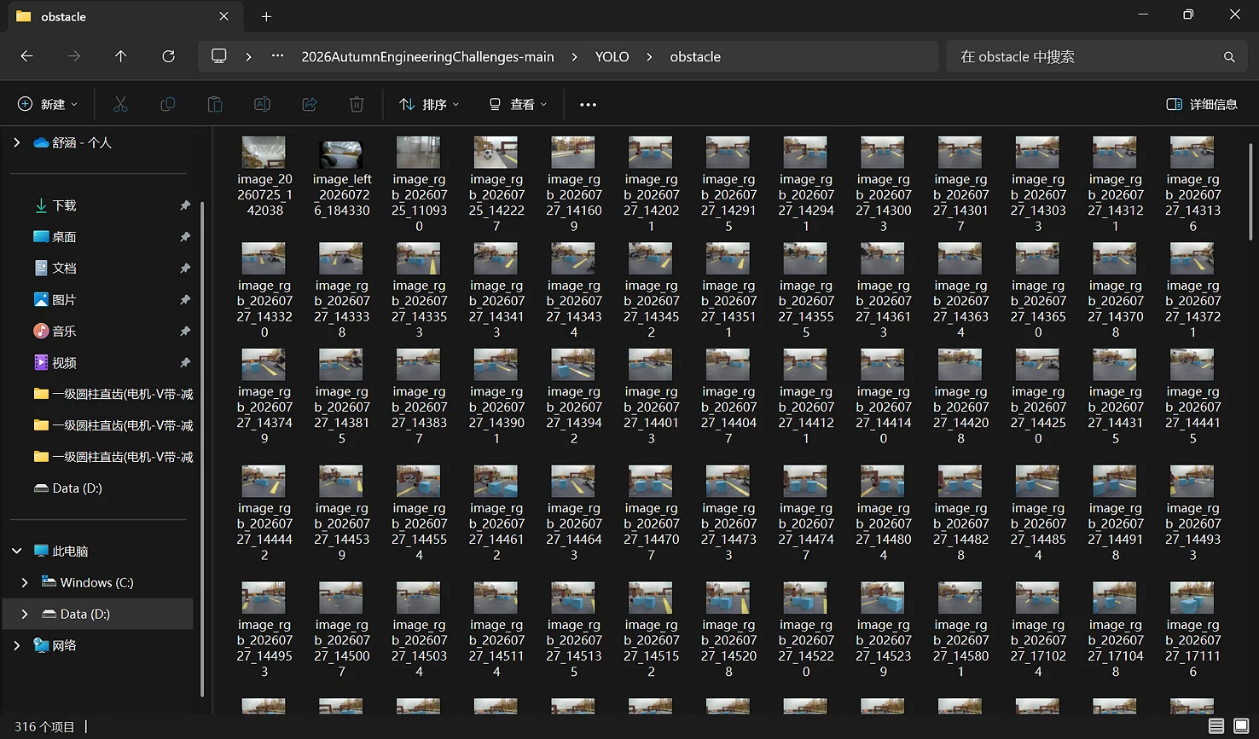
#> input picture YOLO/images/01-原始数据整理.png, 1259 x 739 px, given as the content of the folder dataset/images/train, which was not available
$ python pre_annotate.py
#> lines starting #> are read from the running program, lines starting #| are printed output that depends on the picture; after the words box and inside, x2 and y2 are one past the last pixel; in counts of white or black regions, pixels touching at a corner belong together; pictures that were not available may be replaced by others from this repository, and a replacement may not be noted
"""半自动预标注流水线 —— 为 obstacle / cola / football 生成 YOLO 标签。

为什么这么做（三类目标各用一种最可靠的信号，全部可解释、可复核、可调参）：

  1) obstacle —— 蓝色泡沫箱
     颜色极其纯净（青蓝色），直接用 HSV 阈值分割 + 连通域就能框准，
     完全不依赖检测器，是三类里最稳的。

  2) cola —— 黑色可乐瓶
     试过用 COCO 预训练模型的 bottle 类，实测**完全检不出**（这批图里瓶子太小、
     太暗，COCO 的"瓶子"先验迁移不过来），所以改为几何方案：
        低亮度 + **低饱和度**（纯黑）  →  细高形状  →  独立立在画面中下部
     关键在"低饱和度"这一条：木门架在阴影里同样是"暗色细高"，
     但它是暗棕色（有色相、有饱和度），加上这一条就能把两者分开。

  3) football —— 黑白足球
     COCO 的 sports ball 类召回很好，但场景里有橙色瑜伽球（同样是"球"），
     所以叠加颜色仲裁：框内橙色占比高 → 判为干扰球丢弃；
     框内黑白占比够高 → 判为 football。

用法：
    python tools/pre_annotate.py --weights ../weights/yolov8s.pt --dataset dataset
"""

from __future__ import annotations

import argparse
import csv
import os
import sys
from collections import defaultdict

import cv2
import numpy as np

# ---------------------------------------------------------------- 类别定义
CLS_OBSTACLE, CLS_COLA, CLS_FOOTBALL = 0, 1, 2
NAMES = {CLS_OBSTACLE: "obstacle", CLS_COLA: "cola", CLS_FOOTBALL: "football"}

COCO_BOTTLE = 39               # COCO 里"瓶子"的类别下标
COCO_SPORTS_BALL = 32          # COCO 里"球"的类别下标


# ---------------------------------------------------------------- 通用工具
def hsv_split(bgr: np.ndarray):
    hsv = cv2.cvtColor(bgr, cv2.COLOR_BGR2HSV)
    return hsv[..., 0], hsv[..., 1], hsv[..., 2]


# [25 lines left out: functions ratio, mean_value, not called in this run]


def components(mask: np.ndarray, open_k: int = 3, close_k: int = 3, close_it: int = 2):
    k = cv2.getStructuringElement(cv2.MORPH_ELLIPSE, (open_k, open_k))
    mask = cv2.morphologyEx(mask, cv2.MORPH_OPEN, k, iterations=1)
    k2 = cv2.getStructuringElement(cv2.MORPH_ELLIPSE, (close_k, close_k))
    mask = cv2.morphologyEx(mask, cv2.MORPH_CLOSE, k2, iterations=close_it)
    n, _, stats, _ = cv2.connectedComponentsWithStats(mask, connectivity=8)
    return [tuple(int(v) for v in stats[i]) for i in range(1, n)]   # x, y, w, h, area


# [7 lines left out: function crop, not called in this run]


# ---------------------------------------------------------------- obstacle
def detect_obstacles(image, args):
    """蓝色泡沫箱：HSV 蓝色分割 + 连通域 + 形状/纯度过滤。"""
    h, s, v = hsv_split(image)
    mask = (((h >= args.blue_h[0]) & (h <= args.blue_h[1]) &
             (s > args.blue_s) & (v > args.blue_v))).astype(np.uint8) * 255
    out = []
    for x, y, w, hh, area in components(mask, 5, 5, 2):
        if area < args.blue_min_area:
            continue
        if area / float(w * hh) < args.blue_min_fill:
            continue
        if not (0.2 <= w / float(hh) <= 5.0):
            continue
        if ratio(image[y:y + hh, x:x + w], "blue") < args.blue_min_ratio:
            continue
        out.append((CLS_OBSTACLE, x, y, x + w, y + hh))
    return out


# ---------------------------------------------------------------- cola
def detect_cola(model, image, args):
    """黑色可乐瓶：COCO 预训练检测器的 bottle 类 + 暗色校验。

    这里踩的坑是**推理分辨率**，值得单独记一笔：

        最初用 imgsz=640 跑 COCO 的 bottle 类，实测**完全检不出**可乐瓶，于是误判为
        "COCO 的先验迁移不过来"，转去手写颜色+形状规则，连续迭代四版都不理想
        （全局阈值卡不准、门架立柱误检、瓶子高光被切碎……）。

        后来把同一张图分别用 640 和 1280 推理做对照，才发现真正的原因是**分辨率**：
        这批图里可乐瓶只占画面很小一块，640 输入下经过下采样后几乎消失；
        提到 1280 后，6 张抽样图里的命中数从 2 张升到 4 张，置信度最高到 0.89。

    结论：小目标检测要先把输入分辨率这一维试出来，再去怀疑模型能力。
    最终方案 = COCO bottle @1280（保证召回） + 区域必须偏暗（保证精度，剔除误检）。
    """
    if model is None:
        return []
    res = model.predict(image, conf=args.cola_conf, imgsz=args.cola_imgsz, verbose=False,
                        classes=[COCO_BOTTLE])[0]
    out = []
    for box in res.boxes:
        x1, y1, x2, y2 = [float(t) for t in box.xyxy[0].tolist()]
        region = crop(image, (x1, y1, x2, y2))
        if region.size == 0:
            continue
        if mean_value(region) > args.cola_max_mean_v:            # 不够暗 → 不是可乐瓶
            continue
        if ratio(region, "achromatic_dark") < args.cola_min_dark_ratio:
            continue
        out.append((CLS_COLA, x1, y1, x2, y2))
    return out


# [37 lines left out: function detect_cola_geometric, not called in this run]


# ---------------------------------------------------------------- football
def detect_football(model, image, args):
    """黑白足球：COCO 的 sports ball 类 **多尺度推理** + 颜色仲裁。

    这里得到的是本项目最有价值的一条实测结论：**同一类别在不同尺度下需要不同的推理分辨率。**

        把"漏检的足球图"和"命中了的足球图"分别渲染出来对比，发现两组画面的差别很明显：
            - 漏检组：球都很大很近（画面底部的特写）
            - 命中组：球都很小很远
        COCO 训练集里的 sports ball 通常只占几十像素，所以近景大球**超出了模型的尺度分布**，
        反而检不出。实测各分辨率的命中率（各抽 10 张）：

            imgsz    漏检组(近景大球)   命中组(远景小球)
            640          1/10              10/10
            480          4/10               9/10
            320          4/10               7/10

        两组的最优分辨率正好相反。因此这里改成**多尺度推理再合并**：
        在 640 / 480 / 320 三个尺度各跑一遍，把结果按置信度做 NMS 合并，
        既保住远景小球，又救回近景大球。
    """
    if model is None:
        return []
    cands = []
    for sz in args.ball_imgsz:
        res = model.predict(image, conf=args.conf, imgsz=sz, verbose=False,
                            classes=[COCO_SPORTS_BALL])[0]
        for box in res.boxes:
            x1, y1, x2, y2 = [float(t) for t in box.xyxy[0].tolist()]
            region = crop(image, (x1, y1, x2, y2))
            if region.size == 0:
                continue
            if ratio(region, "orange") > args.orange_reject:    # 橙色瑜伽球，丢弃
                continue
            # 足球是"黑白相间的亮物体"：既要有白色块，整体又不能是暗的。
            # 只判黑白占比会把纯黑的物体（可乐瓶）也算进来，所以必须加亮度这一条。
            if mean_value(region) < args.ball_min_v:
                continue
            if ratio(region, "white") < args.ball_min_white:
                continue
            cands.append((CLS_FOOTBALL, x1, y1, x2, y2, float(box.conf.item())))

    # 跨尺度合并：同一目标只保留置信度最高的那个框
    kept = []
    for d in sorted(cands, key=lambda t: -t[5]):
        if any(k[0] == d[0] and iou(d[1:5], k[1:5]) > args.merge_iou for k in kept):
            continue
        kept.append(d)
    return [(c, x1, y1, x2, y2) for c, x1, y1, x2, y2, _ in kept]


# ---------------------------------------------------------------- 后处理
# [10 lines left out: function iou, not called in this run]


def dedup(dets, thr: float):
    kept = []
    for cls, x1, y1, x2, y2 in sorted(dets, key=lambda d: -(d[3] - d[1]) * (d[4] - d[2])):
        if any(k[0] == cls and iou((x1, y1, x2, y2), k[1:]) > thr for k in kept):
            continue
        kept.append((cls, x1, y1, x2, y2))
    return kept


def to_yolo(dets, w: int, h: int):
    lines = []
    for cls, x1, y1, x2, y2 in dets:
        x1, y1 = max(0.0, x1), max(0.0, y1)
        x2, y2 = min(float(w), x2), min(float(h), y2)
        bw, bh = (x2 - x1) / w, (y2 - y1) / h
        if bw <= 0.004 or bh <= 0.004:
            continue
        lines.append(f"{cls} {((x1 + x2) / 2 / w):.6f} {((y1 + y2) / 2 / h):.6f} {bw:.6f} {bh:.6f}")
    return lines


def annotate_image(model, image, args):
    dets = []
    if args.enable_obstacle:
        dets += detect_obstacles(image, args)
    if args.enable_cola:
        dets += detect_cola(model, image, args)
    if args.enable_cola_geometric:
        dets += detect_cola_geometric(image, args)
    if args.enable_football:
        dets += detect_football(model, image, args)
    return dedup(dets, args.iou_dedup)


# ---------------------------------------------------------------- CLI
def build_parser():
    ap = argparse.ArgumentParser(description="生成 obstacle/cola/football 的预标注")
    ap.add_argument("--weights", default="", help="COCO 预训练权重（用于 cola / football）")
    ap.add_argument("--dataset", default="dataset")
    ap.add_argument("--conf", type=float, default=0.15, help="football 检测置信度阈值")
    ap.add_argument("--iou-dedup", type=float, default=0.75)
    ap.add_argument("--limit", type=int, default=0, help="每个 split 只处理前 N 张（调试用）")
    ap.add_argument("--render", default="", help="把结果画成拼图存到该路径，便于人工复核")

    g = ap.add_argument_group("obstacle（蓝色泡沫箱）")
    g.add_argument("--enable-obstacle", action="store_true", default=True)
    g.add_argument("--blue-h", type=int, nargs=2, default=[85, 115])
    g.add_argument("--blue-s", type=int, default=60)
    g.add_argument("--blue-v", type=int, default=80)
    g.add_argument("--blue-min-area", type=int, default=400)
    g.add_argument("--blue-min-fill", type=float, default=0.45)
    g.add_argument("--blue-min-ratio", type=float, default=0.35)

    c = ap.add_argument_group("cola（黑色可乐瓶）")
    c.add_argument("--enable-cola", action="store_true", default=True)
    c.add_argument("--cola-conf", type=float, default=0.12, help="bottle 检测置信度阈值")
    c.add_argument("--cola-imgsz", type=int, default=1280, help="bottle 检测分辨率")
    c.add_argument("--cola-max-mean-v", type=float, default=130.0, help="区域平均亮度上限")
    c.add_argument("--cola-min-dark-ratio", type=float, default=0.15, help="区域内纯黑像素占比下限")
    c.add_argument("--enable-cola-geometric", action="store_true", default=False,
                   help="额外启用几何兜底方案（默认关闭）")
    c.add_argument("--cola-v-max", type=int, default=135)
    c.add_argument("--cola-s-max", type=int, default=95)
    c.add_argument("--cola-v-kernel", type=int, default=21, help="竖直开运算核高度，抹掉弥散阴影")
    c.add_argument("--cola-min-area", type=int, default=200)
    c.add_argument("--cola-min-w", type=int, default=10)
    c.add_argument("--cola-min-h", type=int, default=45)
    c.add_argument("--cola-min-ar", type=float, default=1.5)
    c.add_argument("--cola-max-ar", type=float, default=8.0)
    c.add_argument("--cola-min-fill", type=float, default=0.30)
    c.add_argument("--cola-max-w-frac", type=float, default=0.30)
    c.add_argument("--cola-max-h-frac", type=float, default=0.90)
    c.add_argument("--cola-border", type=int, default=2)
    c.add_argument("--cola-min-cy", type=float, default=0.25)

    f = ap.add_argument_group("football（黑白足球）")
    f.add_argument("--enable-football", action="store_true", default=True)
    f.add_argument("--ball-imgsz", type=int, nargs="+", default=[640, 480, 320],
                   help="足球的多尺度推理分辨率；远景小球靠 640，近景大球靠 480/320")
    f.add_argument("--merge-iou", type=float, default=0.5, help="跨尺度合并时的 IoU 阈值")
    f.add_argument("--orange-reject", type=float, default=0.25, help="框内橙色占比超过该值判为干扰球")
    f.add_argument("--ball-min-v", type=float, default=95.0, help="框内平均亮度下限：足球是亮物体")
    f.add_argument("--ball-min-white", type=float, default=0.15, help="框内白色占比下限")
    return ap


COLORS = {CLS_OBSTACLE: (255, 170, 40), CLS_COLA: (60, 60, 230), CLS_FOOTBALL: (60, 220, 60)}


# [14 lines left out: function render_sheet, not called in this run]


def main() -> int:
    args = build_parser().parse_args()

    model = None
    if args.weights and args.enable_football:
        from ultralytics import YOLO
        model = YOLO(args.weights)
        print(f"已加载 COCO 预训练权重（仅用于 football）：{args.weights}")

    rows, counts, empty, sheet_items = [], defaultdict(int), [], []
    for split in ("train", "val"):
        img_dir = os.path.join(args.dataset, "images", split)
        lbl_dir = os.path.join(args.dataset, "labels", split)
        os.makedirs(lbl_dir, exist_ok=True)
        names = sorted(n for n in os.listdir(img_dir) if n.lower().endswith((".jpg", ".jpeg", ".png")))
        if args.limit:
            names = names[:args.limit]
        for i, name in enumerate(names, 1):
            img = cv2.imread(os.path.join(img_dir, name))
#> img is the input picture: shape (739, 1259, 3); mean B, G, R 45.9, 46.2, 46
            if img is None:
                print(f"[WARN] 无法读取 {name}", file=sys.stderr)
                continue
            h, w = img.shape[:2]
            dets = annotate_image(model, img, args)
#> in detect_obstacles, `h, s, v = hsv_split(image)`:
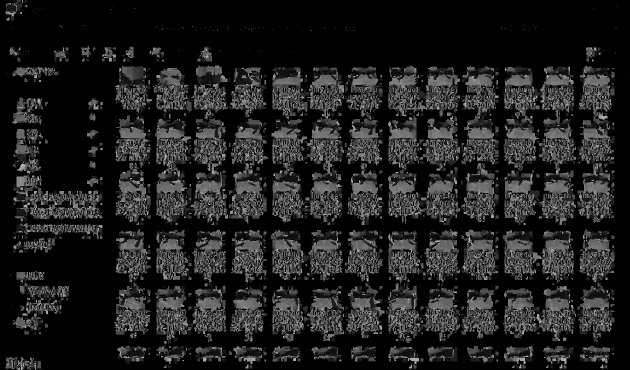
#> h: shape (739, 1259) (shown at 1/2 size); min 0, max 179, mean 31.8
#> in detect_obstacles, `h, s, v = hsv_split(image)`:
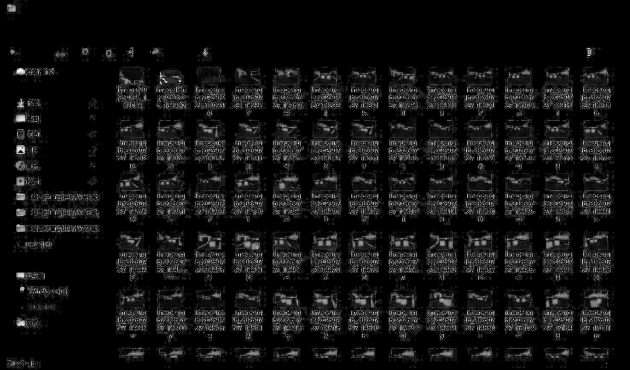
#> s: shape (739, 1259) (shown at 1/2 size); min 0, max 255, mean 18.7
#> in detect_obstacles, `mask = (((h >= args.blue_h[0]) & (h <= args.blue_h[1]) & (s > args.blu..`:
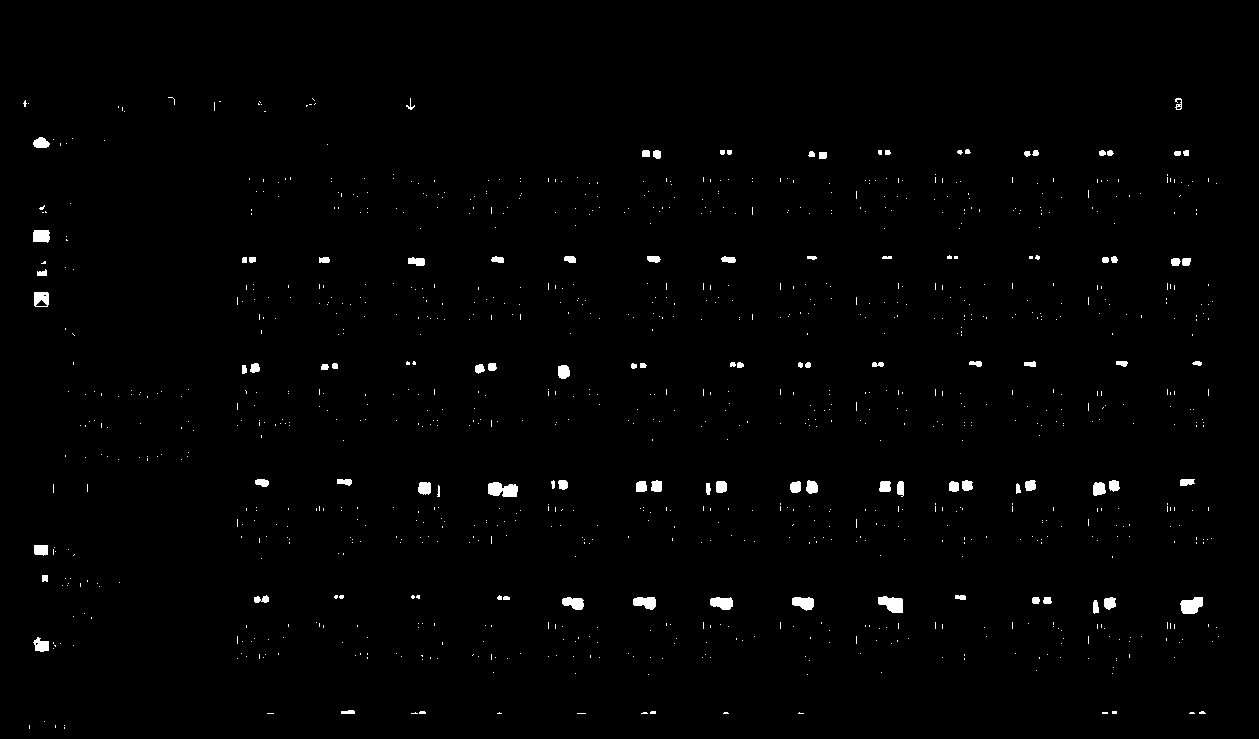
#> mask: shape (739, 1259); 1% white; 1056 white regions (964 under 20 px), largest, box (x1, y1, x2, y2) and area: (488, 482, 518, 497) 348, (878, 596, 903, 613) 306, (1180, 597, 1203, 614) 294
#> in components, `mask = cv2.morphologyEx(mask, cv2.MORPH_OPEN, k, iterations=1)`:
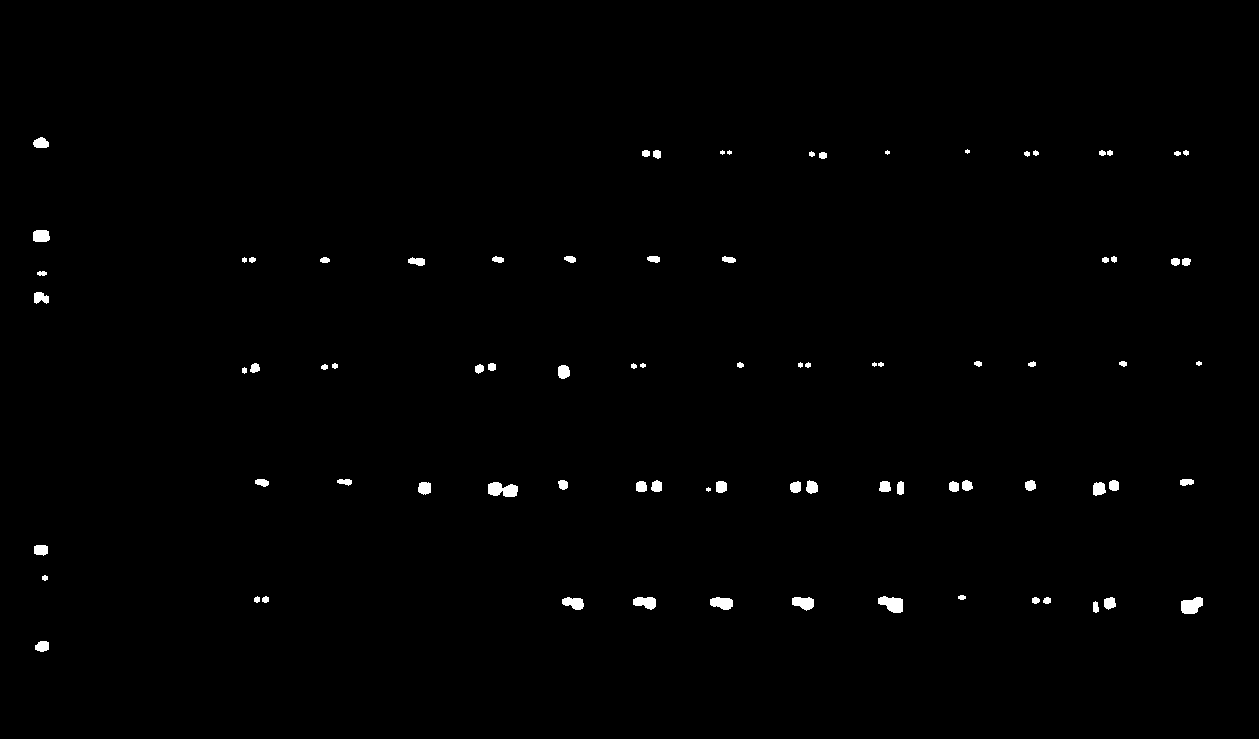
#> mask: shape (739, 1259); 0.7% white; 83 white regions (6 under 20 px), largest, box (x1, y1, x2, y2) and area: (488, 482, 518, 497) 335, (878, 596, 903, 613) 298, (1181, 597, 1203, 614) 285
#> in components, `n, _, stats, _ = cv2.connectedComponentsWithStats(mask, connectivity=8)`: n = 60
#> the loop in detect_obstacles, `for x, y, w, hh, area in components(mask, 5, 5, 2):` made 59 passes
#> (x, y, w, hh, area) on passes 1, 3, 4, 5, 7, 8, 9, 10: (33, 137, 16, 11, 135), (642, 150, 19, 9, 119), (720, 150, 12, 5, 36), (809, 151, 18, 8, 85), (1024, 150, 15, 7, 59), (1099, 150, 14, 6, 62), (1174, 150, 15, 6, 57), (33, 230, 17, 12, 186)
#> after the loop in detect_obstacles, `for x, y, w, hh, area in components(mask, 5, 5, 2):`: out = []
#> dets = []
            lines = to_yolo(dets, w, h)
#> lines = []
            with open(os.path.join(lbl_dir, os.path.splitext(name)[0] + ".txt"), "w", encoding="utf-8") as f:
                f.write("\n".join(lines) + ("\n" if lines else ""))
            for cls, *_ in dets:
                counts[NAMES[cls]] += 1
#> this loop made 0 passes
#> after the loop, counts = 0 items
            if not lines:
                empty.append(f"{split}/{name}")
            rows.append({"split": split, "image": name, "n_boxes": len(lines),
                         "classes": "|".join(sorted({NAMES[c] for c, *_ in dets}))})
            if args.render:
                sheet_items.append((img, dets, f"{split[:1]}:{name.split('_')[0]}"))
            if i % 100 == 0:
                print(f"  [{split}] {i}/{len(names)}", flush=True)

    with open("pre_annotate_report.csv", "w", newline="", encoding="utf-8") as f:
        wtr = csv.DictWriter(f, fieldnames=["split", "image", "n_boxes", "classes"])
        wtr.writeheader()
        wtr.writerows(rows)

    if args.render and sheet_items:
        step = max(1, len(sheet_items) // 24)
        render_sheet(sheet_items[::step][:24], args.render)

    print("\n=== 预标注统计 ===")
    for k in ("obstacle", "cola", "football"):
        print(f"  {k:9s} 框数 = {counts[k]}")
#> this loop made 3 passes
#|   obstacle  框数 = 0
#|   cola      框数 = 0
#|   football  框数 = 0
    print(f"  无目标图片 = {len(empty)} 张")
    if empty:
        print("  前 10 张：", ", ".join(empty[:10]))
    print("逐张明细见 pre_annotate_report.csv")
    return 0


if __name__ == "__main__":
    raise SystemExit(main())
#> (the program exits here)
